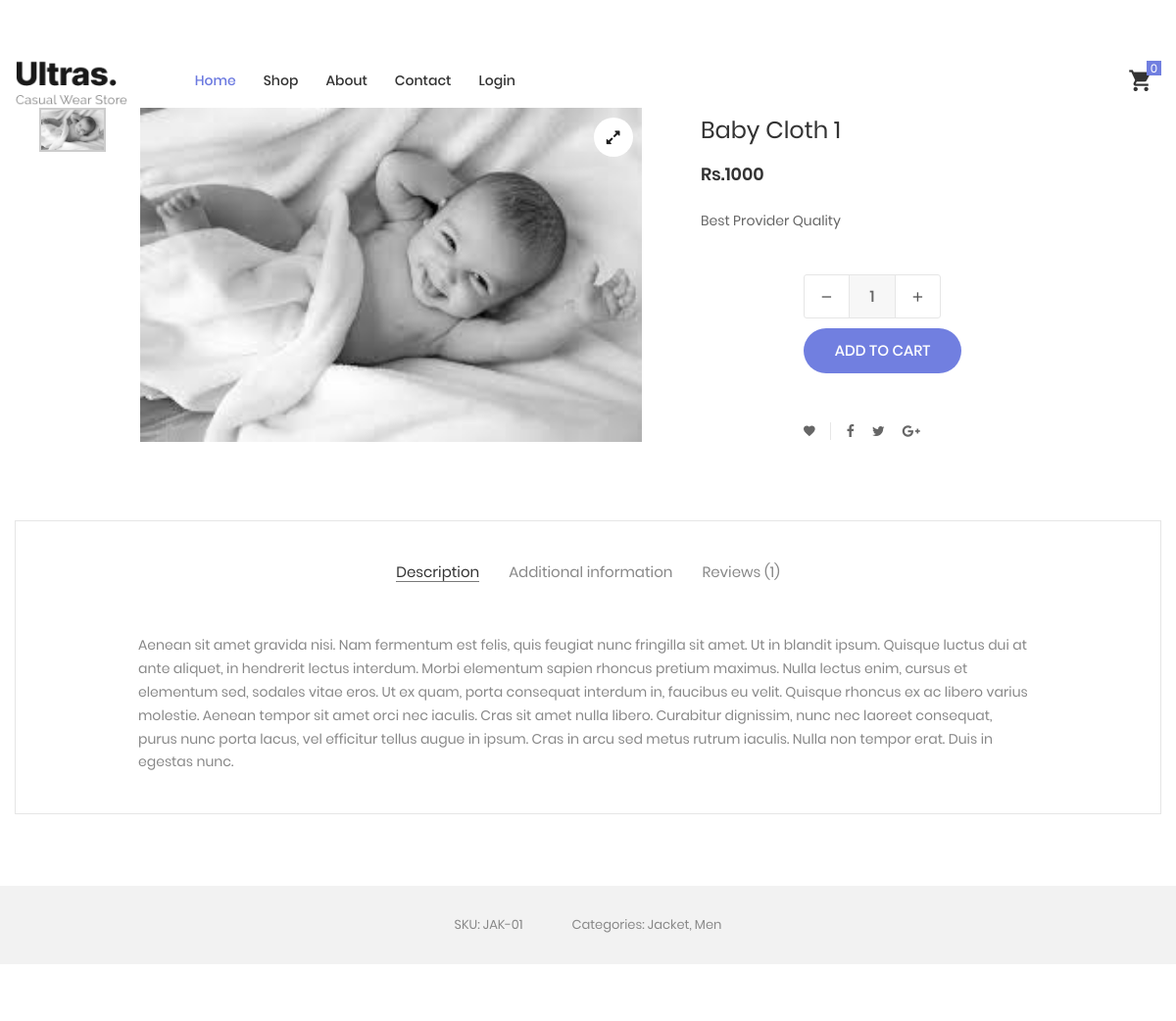
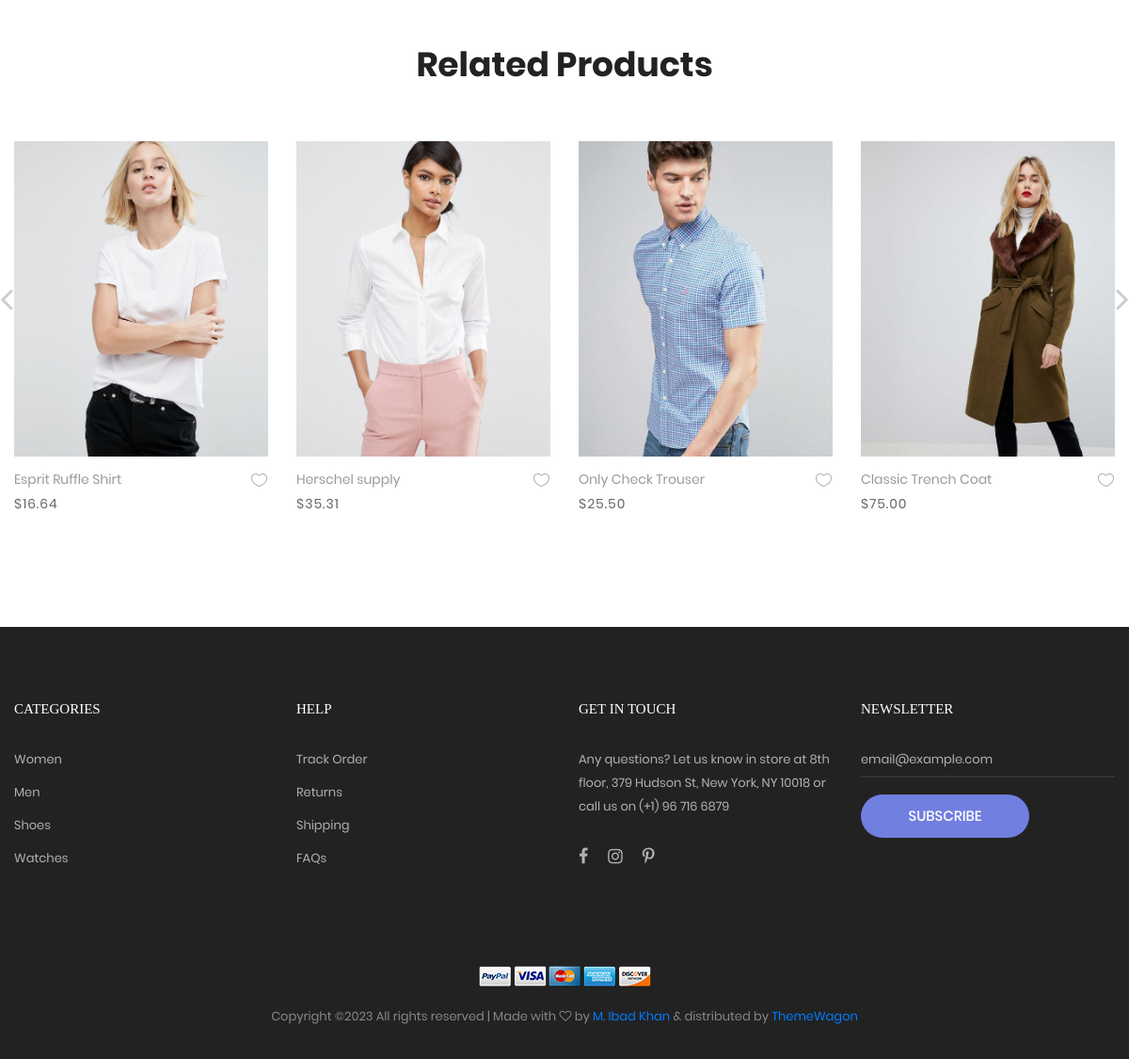
Screenshot of /product-detail.php?id=15 with the database file from the repository (2 pictures, top to bottom).
### tables this page shows
CREATE TABLE `product` (
  `id` int(11) NOT NULL,
  `p_name` varchar(255) NOT NULL,
  `p_desc` varchar(255) NOT NULL,
  `p_price` int(11) NOT NULL,
  `p_qty` int(11) NOT NULL,
  `p_status` varchar(255) NOT NULL,
  `p_category` varchar(255) NOT NULL,
  `p_image` varchar(255) NOT NULL,
  `date` timestamp NOT NULL DEFAULT current_timestamp() ON UPDATE current_timestamp()
);

### product-detail.php (the view, shortened to what this page needs)
<?php
include "header.php";
?>
	<?php
if(isset($_GET['id'])){
	$id= $_GET['id'];
	$fetchAllCategory = mysqli_query($con,"SELECT * FROM product WHERE id = '$id'");
	$data = mysqli_fetch_assoc($fetchAllCategory);
	?>
<form action="shoping-cart.php" method="post">
	<section class="sec-product-detail bg0 p-t-65 p-b-60 mt-5">
		<div class="container">
			<div class="row">
				<div class="col-md-6 col-lg-7 p-b-30">
					<div class="p-l-25 p-r-30 p-lr-0-lg">
						<div class="wrap-slick3 flex-sb flex-w">
							<div class="wrap-slick3-dots"></div>
							<div class="slick3 gallery-lb">
								<div class="item-slick3" data-thumb="Admin_Dashboard/Images/<?php echo $data['p_image'] ?>">
									<div class="wrap-pic-w pos-relative">
										<img src="Admin_Dashboard/Images/<?php echo $data['p_image'] ?>" alt="IMG-PRODUCT">
										<a class="flex-c-m size-108 how-pos1 bor0 fs-16 cl10 bg0 hov-btn3 trans-04" href="images/product-detail-01.jpg">
											<i class="fa fa-expand"></i>
										</a>
									</div>
								</div>
							</div>
						</div>
					</div>
				</div>
				<div class="col-md-6 col-lg-5 p-b-30">
					<div class="p-r-50 p-t-5 p-lr-0-lg">
						<h4 class="mtext-105 cl2 js-name-detail p-b-14">
						<?php echo $data['p_name'] ?>
						</h4>
						<span class="mtext-106 cl2">
							Rs.<?php echo $data['p_price'] ?>
						</span>
						<p class="stext-102 cl3 p-t-23">
						<?php echo $data['p_desc'] ?>
						</p>
						<div class="p-t-33">
							<div class="flex-w flex-r-m p-b-10">
								<div class="size-204 flex-w flex-m respon6-next">
									<div class="wrap-num-product flex-w m-r-20 m-tb-10">
										<div class="btn-num-product-down cl8 hov-btn3 trans-04 flex-c-m">
											<i class="fs-16 zmdi zmdi-minus"></i>
										</div>
										<input class="mtext-104 cl3 txt-center num-product" type="number" name="p_qty" value="1">
										<div class="btn-num-product-up cl8 hov-btn3 trans-04 flex-c-m">
											<i class="fs-16 zmdi zmdi-plus"></i>
										</div>
									</div>
									<button type="submit" name="addCart" class="flex-c-m stext-101 cl0 size-101 bg1 bor1 hov-btn1 p-lr-15 trans-04">
										Add to cart
									</button>
								</div>
							</div>
						</div>
						<div class="flex-w flex-m p-l-100 p-t-40 respon7">
							<div class="flex-m bor9 p-r-10 m-r-11">
								<a href="#" class="fs-14 cl3 hov-cl1 trans-04 lh-10 p-lr-5 p-tb-2 js-addwish-detail tooltip100" data-tooltip="Add to Wishlist">
									<i class="zmdi zmdi-favorite"></i>
								</a>
							</div>
							<a href="#" class="fs-14 cl3 hov-cl1 trans-04 lh-10 p-lr-5 p-tb-2 m-r-8 tooltip100" data-tooltip="Facebook">
								<i class="fa fa-facebook"></i>
							</a>
							<a href="#" class="fs-14 cl3 hov-cl1 trans-04 lh-10 p-lr-5 p-tb-2 m-r-8 tooltip100" data-tooltip="Twitter">
								<i class="fa fa-twitter"></i>
							</a>
							<a href="#" class="fs-14 cl3 hov-cl1 trans-04 lh-10 p-lr-5 p-tb-2 m-r-8 tooltip100" data-tooltip="Google Plus">
								<i class="fa fa-google-plus"></i>
							</a>
						</div>
					</div>
				</div>
			</div>
			<div class="bor10 m-t-50 p-t-43 p-b-40">
				<div class="tab01">
					<ul class="nav nav-tabs" role="tablist">
						<li class="nav-item p-b-10">
							<a class="nav-link active" data-toggle="tab" href="#description" role="tab">Description</a>
						</li>
						<li class="nav-item p-b-10">
							<a class="nav-link" data-toggle="tab" href="#information" role="tab">Additional information</a>
						</li>
						<li class="nav-item p-b-10">
							<a class="nav-link" data-toggle="tab" href="#reviews" role="tab">Reviews (1)</a>
						</li>
					</ul>
					<div class="tab-content p-t-43">
						<div class="tab-pane fade show active" id="description" role="tabpanel">
							<div class="how-pos2 p-lr-15-md">
								<p class="stext-102 cl6">
									Aenean sit amet gravida nisi. Nam fermentum est felis, quis feugiat nunc fringilla sit amet. Ut in blandit ipsum. Quisque luctus dui at ante aliquet, in hendrerit lectus interdum. Morbi elementum sapien rhoncus pretium maximus. Nulla lectus enim, cursus et elementum sed, sodales vitae eros. Ut ex quam, porta consequat interdum in, faucibus eu velit. Quisque rhoncus ex ac libero varius molestie. Aenean tempor sit amet orci nec iaculis. Cras sit amet nulla libero. Curabitur dignissim, nunc nec laoreet consequat, purus nunc porta lacus, vel efficitur tellus augue in ipsum. Cras in arcu sed metus rutrum iaculis. Nulla non tempor erat. Duis in egestas nunc.
								</p>
							</div>
						</div>
					</div>
				</div>
			</div>
		</div>
		<div class="bg6 flex-c-m flex-w size-302 m-t-73 p-tb-15">
			<span class="stext-107 cl6 p-lr-25">
				SKU: JAK-01
			</span>
			<span class="stext-107 cl6 p-lr-25">
				Categories: Jacket, Men
			</span>
		</div>
	</section>
</form>
	<?php
}
?>
	<section class="sec-relate-product bg0 p-t-45 p-b-105">
		<div class="container">
			<div class="p-b-45">
				<h3 class="ltext-106 cl5 txt-center">
					Related Products
				</h3>
			</div>
			<div class="wrap-slick2">
				<div class="slick2">
					<div class="item-slick2 p-l-15 p-r-15 p-t-15 p-b-15">
						<div class="block2">
							<div class="block2-pic hov-img0">
								<img src="images/product-01.jpg" alt="IMG-PRODUCT">
							</div>
							<div class="block2-txt flex-w flex-t p-t-14">
								<div class="block2-txt-child1 flex-col-l ">
									<a href="product-detail.html" class="stext-104 cl4 hov-cl1 trans-04 js-name-b2 p-b-6">
										Esprit Ruffle Shirt
									</a>
									<span class="stext-105 cl3">
										$16.64
									</span>
								</div>
								<div class="block2-txt-child2 flex-r p-t-3">
									<a href="#" class="btn-addwish-b2 dis-block pos-relative js-addwish-b2">
										<img class="icon-heart1 dis-block trans-04" src="images/icons/icon-heart-01.png" alt="ICON">
									</a>
								</div>
							</div>
						</div>
					</div>
					<div class="item-slick2 p-l-15 p-r-15 p-t-15 p-b-15">
						<div class="block2">
							<div class="block2-pic hov-img0">
								<img src="images/product-02.jpg" alt="IMG-PRODUCT">
							</div>
							<div class="block2-txt flex-w flex-t p-t-14">
								<div class="block2-txt-child1 flex-col-l ">
									<a href="product-detail.html" class="stext-104 cl4 hov-cl1 trans-04 js-name-b2 p-b-6">
										Herschel supply
									</a>
									<span class="stext-105 cl3">
										$35.31
									</span>
								</div>
								<div class="block2-txt-child2 flex-r p-t-3">
									<a href="#" class="btn-addwish-b2 dis-block pos-relative js-addwish-b2">
										<img class="icon-heart1 dis-block trans-04" src="images/icons/icon-heart-01.png" alt="ICON">
									</a>
								</div>
							</div>
						</div>
					</div>
					<div class="item-slick2 p-l-15 p-r-15 p-t-15 p-b-15">
						<div class="block2">
							<div class="block2-pic hov-img0">
								<img src="images/product-03.jpg" alt="IMG-PRODUCT">
							</div>
							<div class="block2-txt flex-w flex-t p-t-14">
								<div class="block2-txt-child1 flex-col-l ">
									<a href="product-detail.html" class="stext-104 cl4 hov-cl1 trans-04 js-name-b2 p-b-6">
										Only Check Trouser
									</a>
									<span class="stext-105 cl3">
										$25.50
									</span>
								</div>
								<div class="block2-txt-child2 flex-r p-t-3">
									<a href="#" class="btn-addwish-b2 dis-block pos-relative js-addwish-b2">
										<img class="icon-heart1 dis-block trans-04" src="images/icons/icon-heart-01.png" alt="ICON">
									</a>
								</div>
							</div>
						</div>
					</div>
					<div class="item-slick2 p-l-15 p-r-15 p-t-15 p-b-15">
						<div class="block2">
							<div class="block2-pic hov-img0">
								<img src="images/product-04.jpg" alt="IMG-PRODUCT">
							</div>
							<div class="block2-txt flex-w flex-t p-t-14">
								<div class="block2-txt-child1 flex-col-l ">
									<a href="product-detail.html" class="stext-104 cl4 hov-cl1 trans-04 js-name-b2 p-b-6">
										Classic Trench Coat
									</a>
									<span class="stext-105 cl3">
										$75.00
									</span>
								</div>
								<div class="block2-txt-child2 flex-r p-t-3">
									<a href="#" class="btn-addwish-b2 dis-block pos-relative js-addwish-b2">
										<img class="icon-heart1 dis-block trans-04" src="images/icons/icon-heart-01.png" alt="ICON">
									</a>
								</div>
							</div>
						</div>
					</div>
				</div>
			</div>
		</div>
	</section>
<?php
include "footer.php";
?>

### css/main.css (style rules this page uses)
.container { max-width: 1380px; }
@media (max-width: 1600px) { .container { max-width: 1200px; } }
.slick-slide { outline: none !important; }
.wrap-slick2 { position: relative; margin-right: -15px; margin-left: -15px; }
.wrap-slick3 { position: relative; }
.wrap-slick3-dots { width: 11.111111%; }
.slick3 { width: 83.333333%; }
.tab01 .nav-tabs { display: -webkit-box; display: -webkit-flex; display: -moz-box; display: -ms-flexbox; display: flex; flex-wrap: wrap; justify-content: center; align-items: center; border: none; }
.tab01 .nav-tabs .nav-item { margin: 0px 15px; }
.tab01 .nav-link { font-family: Poppins-Regular; font-size: 15px; color: #888; line-height: 1.2; padding: 0; border-radius: 0px; border: none; border-bottom: 1px solid transparent; -webkit-transition: all 0.4s; -o-transition: all 0.4s; -moz-transition: all 0.4s; transition: all 0.4s; }
.tab01 .nav-link.active { color: #333; border-color: #797979; }
.wrap-num-product { width: 140px; height: 45px; border: 1px solid #e6e6e6; border-radius: 3px; overflow: hidden; }
.btn-num-product-up, .btn-num-product-down { width: 45px; height: 100%; cursor: pointer; }
.num-product { width: calc(100% - 90px); height: 100%; border-left: 1px solid #e6e6e6; border-right: 1px solid #e6e6e6; background-color: #f7f7f7; }
input.num-product { -moz-appearance: textfield; appearance: none; -webkit-appearance: none; }
.tooltip100 { position: relative; }
.tooltip100::after { content: attr(data-tooltip); font-family: Poppins-Regular; font-size: 12px; color: #888; line-height: 18px; white-space: nowrap; display: block; position: absolute; background: #fff; border: 1px solid #ccc; height: 20px; padding: 0px 8px; top: -35px; left: 50%; -webkit-transform: translateX(-50%); -moz-transform: translateX(-50%); -ms-transform: translateX(-50%); -o-transform: translateX(-50%); transform: translateX(-50%); box-shadow: 0 3px 6px 0px rgba(0,0,0,0.18); -moz-box-shadow: 0 3px 6px 0px rgba(0,0,0,0.18); -webkit-box-shadow: 0 3px 6px 0px rgba(0,0,0,0.18); -o-box-shadow: 0 3px 6px 0px rgba(0,0,0,0.18); -ms-box-shadow: 0 3px 6px 0px rgba(0,0,0,0.18); -webkit-transition: all 0.2s; -o-transition: all 0.2s; -moz-transition: all 0.2s; transition: all 0.2s; visibility: hidden; opacity: 0; }
.block2-pic { position: relative; }
.block2-txt-child1 { width: calc(100% - 30px); }
.block2-txt-child2 { width: 30px; }
.cl0 { color: #fff; }
.cl2 { color: #333; }
.cl3 { color: #666; }
.cl4 { color: #999; }
.cl5 { color: #222; }
.cl6 { color: #888; }
.cl8 { color: #555; }
.cl10 { color: #1d1d1d; }
.stext-101 { font-family: Poppins-Medium; font-size: 15px; line-height: 1.466667; text-transform: uppercase; }
.stext-102 { font-family: Poppins-Regular; font-size: 14px; line-height: 1.7; }
.stext-104 { font-family: Poppins-Regular; font-size: 14px; line-height: 1.466667; }
.stext-105 { font-family: Poppins-Regular; font-size: 14px; line-height: 1.466667; letter-spacing: 1px; }
.stext-107 { font-family: Poppins-Regular; font-size: 13px; line-height: 1.923; }
.mtext-104 { font-family: Poppins-Medium; font-size: 16px; line-height: 1.6; }
.mtext-105 { font-family: Poppins-Regular; font-size: 24px; line-height: 1.5; }
.mtext-106 { font-family: Poppins-SemiBold; font-size: 18px; line-height: 1.388888; }
.ltext-106 { font-family: Poppins-Bold; font-size: 36px; line-height: 1.2; }
.size-101 { min-width: 161px; height: 46px; }
.size-108 { width: 40px; height: 40px; }
.size-204 { width: calc(100% - 105px); }
.size-302 { min-height: 80px; }
.bg0 { background-color: #fff; }
.bg1 { background-color: #717fe0; }
.bg6 { background-color: #f2f2f2; }
.bor0 { border-radius: 50%; }
.bor1 { border-radius: 23px; }
.bor9 { border-right: 1px solid #e6e6e6; }
.bor10 { border: 1px solid #e6e6e6; }
.how-pos1 { position: absolute; top: 10px; right: 10px; }
.how-pos2 { padding-left: 10.7%; padding-right: 11%; }
.hov-img0 { display: block; overflow: hidden; }
.hov-img0 img { width: 100%; -webkit-transition: transform 0.9s ease; -o-transition: transform 0.9s ease; -moz-transition: transform 0.9s ease; transition: transform 0.9s ease; }

### rows the page displays
product: p_image (picture), p_name "Baby Cloth 1", p_price "1000", p_desc "Best Provider Quality"
